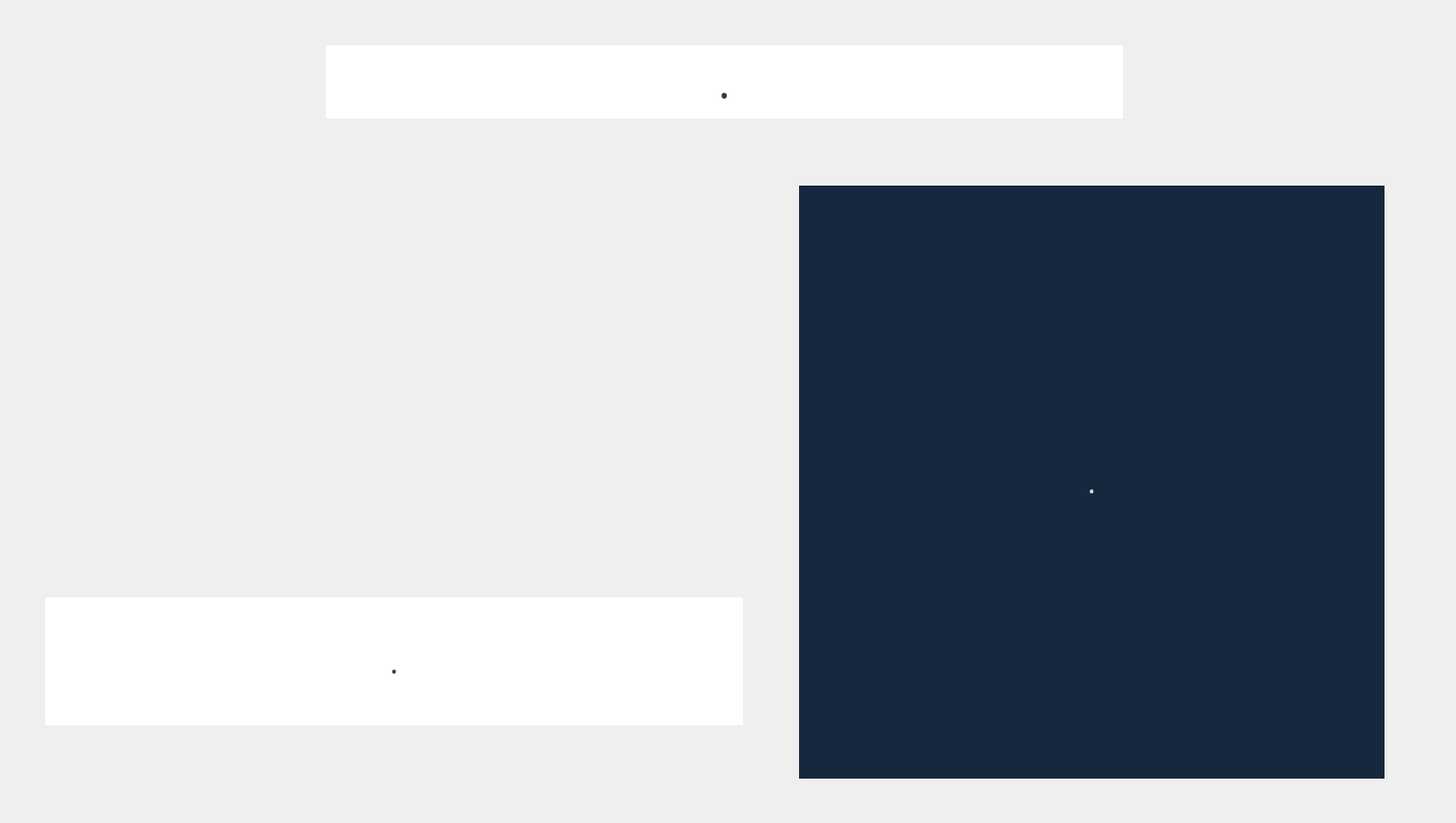
    <widget class="QWidget" name="Revolution_Park_Page_13">
     <widget class="QLabel" name="label_22">
      <property name="geometry">
       <rect>
        <x>0</x>
        <y>0</y>
        <width>1600</width>
        <height>900</height>
       </rect>
      </property>
      <property name="text">
       <string/>
      </property>
      <property name="pixmap">
       <pixmap>5.png</pixmap>
      </property>
     </widget>
     <widget class="QLabel" name="Photo_Revolution_Park_label">
      <property name="geometry">
       <rect>
        <x>60</x>
        <y>200</y>
        <width>771</width>
        <height>421</height>
       </rect>
      </property>
      <property name="text">
       <string/>
      </property>
      <property name="pixmap">
       <pixmap>8.jpg</pixmap>
      </property>
     </widget>
     <widget class="QLabel" name="Name_Revolution_Park_label">
      <property name="geometry">
       <rect>
        <x>360</x>
        <y>50</y>
        <width>881</width>
        <height>81</height>
       </rect>
      </property>
      <property name="font">
       <font>
        <family>Monotype Corsiva</family>
        <pointsize>35</pointsize>
       </font>
      </property>
      <property name="styleSheet">
       <string notr="true">background-color: #FFFFFF;
color:rgb(57, 57, 57);</string>
      </property>
      <property name="text">
       <string>.</string>
      </property>
      <property name="alignment">
       <set>Qt::AlignCenter</set>
      </property>
     </widget>
     <widget class="QLabel" name="Adress_Revolution_Park_label">
      <property name="geometry">
       <rect>
        <x>50</x>
        <y>660</y>
        <width>771</width>
        <height>141</height>
       </rect>
      </property>
      <property name="font">
       <font>
        <family>Monotype Corsiva</family>
        <pointsize>25</pointsize>
       </font>
      </property>
      <property name="styleSheet">
       <string notr="true">background-color: #FFFFFF;
color:rgb(57, 57, 57);</string>
      </property>
      <property name="text">
       <string>.</string>
      </property>
      <property name="alignment">
       <set>Qt::AlignCenter</set>
      </property>
      <property name="wordWrap">
       <bool>true</bool>
      </property>
     </widget>
     <widget class="QPushButton" name="switch_Revolution_Park__Proletarsky_area_pushButton">
      <property name="geometry">
       <rect>
        <x>30</x>
        <y>50</y>
        <width>171</width>
        <height>81</height>
       </rect>
      </property>
      <property name="styleSheet">
       <string notr="true">background-color: rgba(0,0,0,0);
border: none;</string>
      </property>
      <property name="text">
       <string/>
      </property>
     </widget>
     <widget class="QLabel" name="Description_Revolution_Park_label">
      <property name="geometry">
       <rect>
        <x>883</x>
        <y>205</y>
        <width>647</width>
        <height>655</height>
       </rect>
      </property>
      <property name="font">
       <font>
        <family>Monotype Corsiva</family>
        <pointsize>24</pointsize>
       </font>
      </property>
      <property name="styleSheet">
       <string notr="true">background-color: #16283d;
color: #e1dbd5;</string>
      </property>
      <property name="text">
       <string>.</string>
      </property>
      <property name="alignment">
       <set>Qt::AlignCenter</set>
      </property>
      <property name="wordWrap">
       <bool>true</bool>
      </property>
     </widget>
    </widget>
